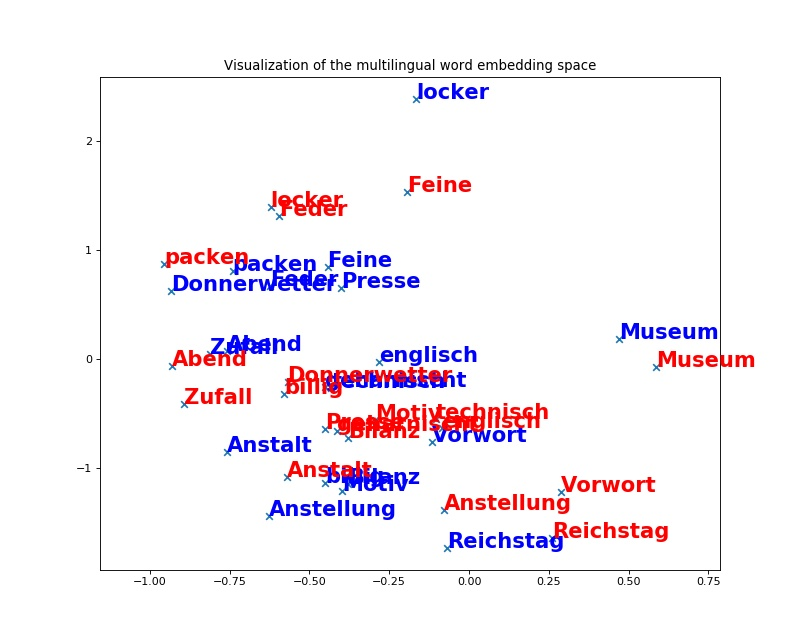

The script that saved this image:
# -*- coding: utf-8 -*-
"""Untitled0.ipynb

Automatically generated by Colaboratory.

Original file is located at
    https://colab.research.google.com/drive/1_ucTwzNhm9lJyzzTiNMAwr2C0mmHix6k
"""

import io
import numpy as np

def load_vec(emb_path, nmax=50000):
    vectors = []
    word2id = {}
    with io.open(emb_path, 'r', encoding='utf-8', newline='\n', errors='ignore') as f:
        next(f)
        for i, line in enumerate(f):
            word, vect = line.rstrip().split(' ', 1)
            vect = np.fromstring(vect, sep=' ')
            assert word not in word2id, 'word found twice'
            vectors.append(vect)
            word2id[word] = len(word2id)
            if len(word2id) == nmax:
                break
    id2word = {v: k for k, v in word2id.items()}
    embeddings = np.vstack(vectors)
    return embeddings, id2word, word2id

src_path = 'MUSE/dumped/debug/d512unsupervised/vectors-17.txt'
tgt_path = 'MUSE/dumped/debug/d512unsupervised/vectors-18.txt'
nmax = 50000  # maximum number of word embeddings to load

src_embeddings, src_id2word, src_word2id = load_vec(src_path, nmax)
tgt_embeddings, tgt_id2word, tgt_word2id = load_vec(tgt_path, nmax)

def get_nn(word, src_emb, src_id2word, tgt_emb, tgt_id2word, K=5):
    print("Nearest neighbors of \"%s\":" % word)
    word2id = {v: k for k, v in src_id2word.items()}
    word_emb = src_emb[word2id[word]]
    scores = (tgt_emb / np.linalg.norm(tgt_emb, 2, 1)[:, None]).dot(word_emb / np.linalg.norm(word_emb))
    k_best = scores.argsort()[-K:][::-1]
    for i, idx in enumerate(k_best):
        print('%.4f - %s' % (scores[idx], tgt_id2word[idx]))

# printing nearest neighbors in the source space
src_word = 'und'.lower()
get_nn(src_word, src_embeddings, src_id2word, src_embeddings, src_id2word, K=5)

# printing nearest neighbors in the target space
src_word = 'und'.lower()
get_nn(src_word, src_embeddings, src_id2word, tgt_embeddings, tgt_id2word, K=5)

from sklearn.decomposition import PCA
pca = PCA(n_components=2, whiten=True)  # TSNE(n_components=2, n_iter=3000, verbose=2) PCA(n_components=2, whiten=True) 
pca.fit(np.vstack([src_embeddings, tgt_embeddings]))
print('Variance explained: %.2f' % pca.explained_variance_ratio_.sum())

import matplotlib
matplotlib.use('Agg')
import matplotlib.pyplot as plt


def plot_similar_word(src_words, src_word2id, src_emb, tgt_words, tgt_word2id, tgt_emb, pca):

    Y = []
    word_labels = []
    for sw in src_words:
        Y.append(src_emb[src_word2id[sw]])
        word_labels.append(sw)
    for tw in tgt_words:
        Y.append(tgt_emb[tgt_word2id[tw]])
        word_labels.append(tw)

    # find tsne coords for 2 dimensions
    Y = pca.transform(Y)
    x_coords = Y[:, 0]
    y_coords = Y[:, 1]

    # display scatter plot
    plt.figure(figsize=(10, 8), dpi=80)
    plt.scatter(x_coords, y_coords, marker='x')

    for k, (label, x, y) in enumerate(zip(word_labels, x_coords, y_coords)):
        color = 'blue' if k < len(src_words) else 'red'  # src words in blue / tgt words in red
        plt.annotate(label, xy=(x, y), xytext=(0, 0), textcoords='offset points', fontsize=19,
                     color=color, weight='bold')

    plt.xlim(x_coords.min() - 0.2, x_coords.max() + 0.2)
    plt.ylim(y_coords.min() - 0.2, y_coords.max() + 0.2)
    plt.title('Visualization of the multilingual word embedding space')

    plt.savefig('distance.jpg')

# get 5 random input words
src_words = []
tgt_words = []

with open("testset.txt") as file:
    for line in file:
        src_words.append(line.strip())
        tgt_words.append(line.strip())
        

# assert words in dictionaries
for sw in src_words:
    assert sw in src_word2id, '"%s" not in source dictionary' % sw
for tw in tgt_words:
    assert tw in tgt_word2id, '"%s" not in target dictionary' % sw

plot_similar_word(src_words, src_word2id, src_embeddings, tgt_words, tgt_word2id, tgt_embeddings, pca)

import scipy

import scipy

src_word2id = {v: k for k, v in src_id2word.items()}
tgt_word2id = {v: k for k, v in tgt_id2word.items()}
test_words=[]

answer = open('answer.txt', 'w')
with open("testset.txt") as file:
    for line in file:
        test_words.append(line.strip())

# assert words in dictionaries
for tw in test_words:
  #src_embedings[src_word2id[tw.lower()]]  
  #dist = 1 - scipy.spatial.distance.cosine(src_embeddings[src_word2id[tw.lower()]], tgt_embeddings[tgt_word2id[tw.lower()]])
  if tw in src_word2id.keys():
    dist = scipy.spatial.distance.cosine(src_embeddings[src_word2id[tw]], tgt_embeddings[tgt_word2id[tw]])
  elif tw.lower() in src_word2id.keys():
    dist = scipy.spatial.distance.cosine(src_embeddings[src_word2id[tw.lower()]], tgt_embeddings[tgt_word2id[tw.lower()]])
  else:
    dist = 1000

  print(tw +'\t'+str(dist))
  answer.write(tw +'\t'+str(dist)+'\n') 
#scipy.spatial.distance.cosine(src_embeddings['Gott'], tgt_embeddings['Gott'])
